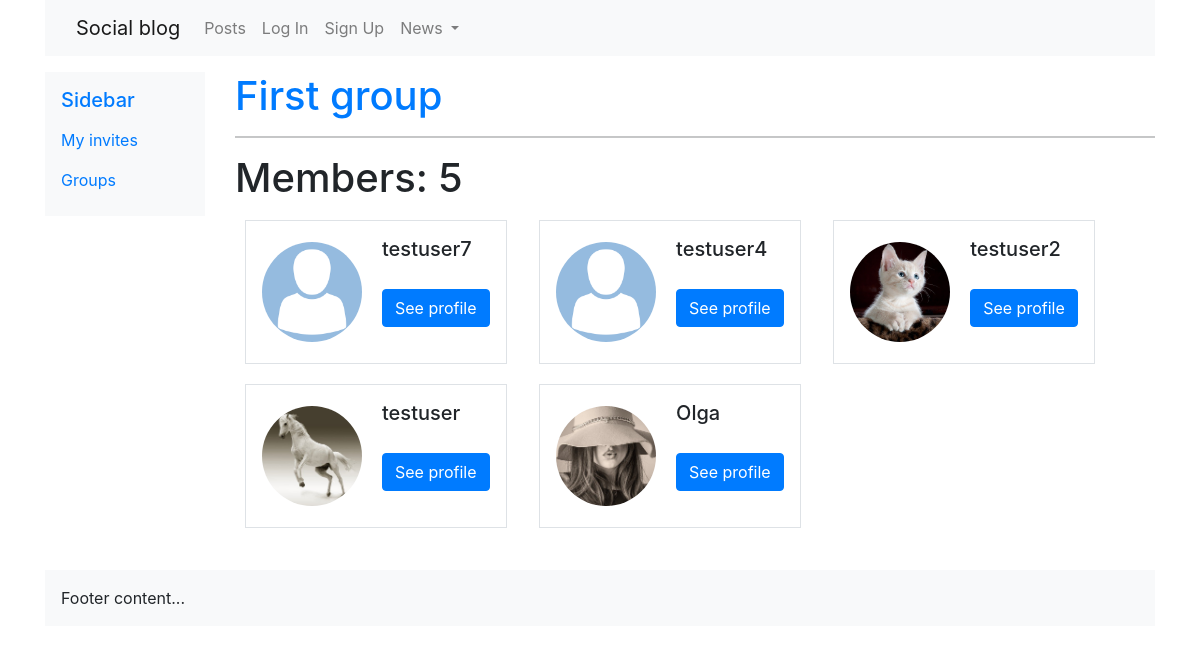
/groups/members/in/first-group/, run on an earlier commit of the app's database.
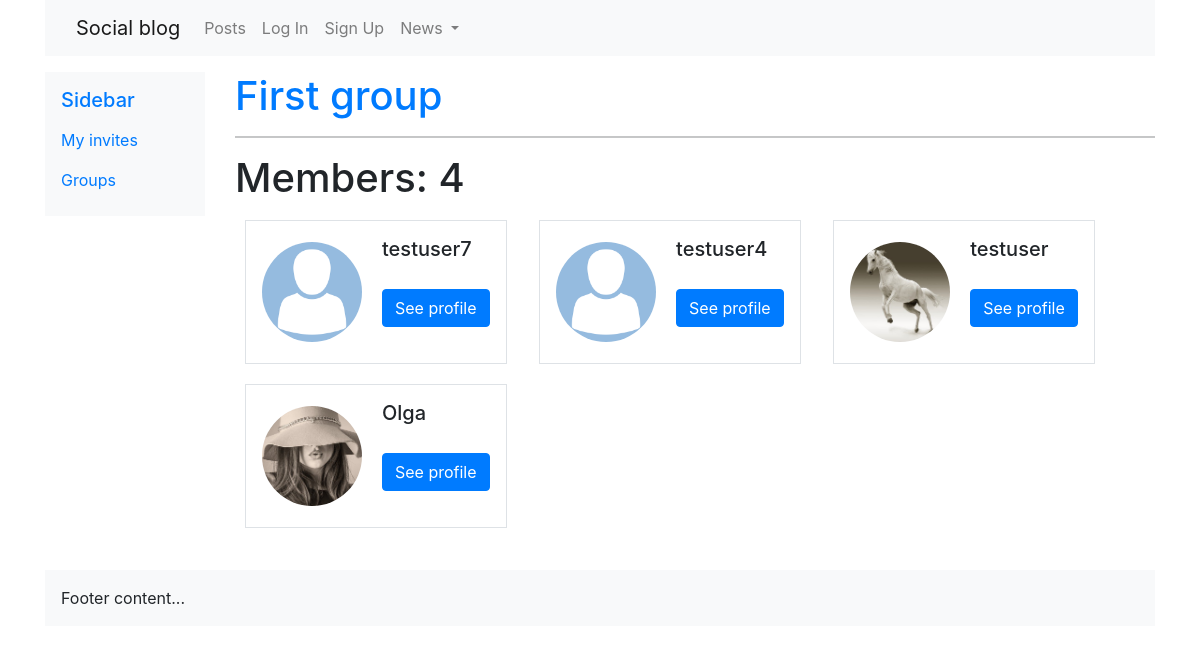
And on a later commit of the database.
### groups/models.py (models this page shows, shortened)
class Group(models.Model):
    name = models.CharField(max_length=250, unique=True)
    slug = models.SlugField(null=True, unique=True)
    description = models.TextField(blank=True, default='')
    description_html = models.TextField(editable=False, default='', blank=True)
    members = models.ManyToManyField('profiles.Profile', through='GroupMember')
    class Meta:
        ordering = ['name']

### profiles/models.py (models this page shows, shortened)
class Profile(models.Model):
    first_name = models.CharField(max_length=100, blank=True)
    last_name = models.CharField(max_length=100, blank=True)
    user = models.OneToOneField(User, on_delete=models.CASCADE)
    bio = models.TextField(default='No bio...')
    friends = models.ManyToManyField(User, related_name='friends', blank=True)
    email = models.EmailField(max_length=200, blank=True)
    country = models.CharField(max_length=200,blank=True)
    avatar = models.ImageField(default='avatar.png', upload_to='avatars/')
    slug = models.SlugField(unique=True, blank=True)
    updated = models.DateTimeField(auto_now=True)
    created = models.DateTimeField(auto_now_add=True)
    objects = ProfileManager()
    def __str__(self):
        return f'{self.user.username}'   #-{self.created.strftime("%d-%m-%Y")}
    __initial_first_name = None
    __initial_last_name = None
    def __init__(self, *args, **kwargs):
        super().__init__(*args, **kwargs)
        self.__initial_first_name = self.first_name
        self.__initial_last_name = self.last_name
    class Meta:
        ordering = ['-created',]

### groups/views.py (the view)
# urls.py: path('members/in/<slug:slug>/',views.ListMembersGroup.as_view(), name='members_in_group')
class ListMembersGroup(generic.DetailView):
    model = Group
    template_name = 'groups/group_member_list.html'

### profiles/context_processors.py (called while the page is built)
def profile_pic(request):
    if request.user.is_authenticated:
        profile_obj = Profile.objects.get(user=request.user)
        pic = profile_obj.avatar
        return {'picture': pic}
    return {}

def invitations_no_rec(request):
    if request.user.is_authenticated:
        profile_obj = Profile.objects.get(user=request.user)
        qs_count = Relationship.objects.invitations_received(profile_obj).count()
        return {'invitations_no': qs_count}
    return {}

### groups/templates/groups/group_member_list.html
<!DOCTYPE html>
{% extends 'base.html'%}
{% block content %}
    <h1><a href="{% url 'groups:single' slug=group.slug %}">{{group.name}}</a></h1><hr>
    <h1>Members: {{group.members.count}}</h1>
    <ul class="list-inline">
        {% for name in group.members.all %}
            <li class="list-inline-item">
                <div class="media border p-3" style="margin:10px;">
                    <img class="align-self-center avatar" style="margin-right: 20px;"src="{{name.avatar.url}}">
                    <div class="media-body">
                        <h5>{{name}}</h5>
                        <a href="{% url 'profiles:profile_detail_view' slug=name.slug %}">
                        <button class="btn btn-primary">See profile</button></a>
                    </div>
                </div>
            </li>
        {% endfor %}
    </ul>
{% endblock %}

### templates/base.html (shortened to what this page needs)
<!DOCTYPE html>
{% load static %}
<html lang="en">
<head>
    <link href="https://cdn.jsdelivr.net/npm/bootstrap@5.0.0-beta1/dist/css/bootstrap.min.css" rel="stylesheet">
    <link rel="stylesheet" href="https://maxcdn.bootstrapcdn.com/bootstrap/4.5.2/css/bootstrap.min.css">
    <link rel="stylesheet" href="{% static 'social_blog/css/master.css'%}">
    <link rel="stylesheet" href="//cdn.jsdelivr.net/npm/medium-editor@latest/dist/css/medium-editor.min.css" type="text/css" media="screen" charset="utf-8">
</head>
<body>
    <div class="container">
        <nav class="navbar navbar-expand-lg navbar-light bg-light">
            <div class="container-fluid">
              <a class="navbar-brand" href="#">Social blog</a>
              <div class="collapse navbar-collapse" id="navbarSupportedContent">
                <ul class="navbar-nav me-auto mb-2 mb-lg-0">
                  <li class="nav-item">
                    <a class="nav-link" aria-current="page" href="{% url 'posts:all_posts' %}">Posts</a>
                  </li>
                  {% if user.is_authenticated %}
                        <li class="nav-item d-flex align-items-center ml-lg-3">
                          <a href="{% url 'profiles:my_profile_view'%}" class="nav-link">
                            <img alt="Image" src={{picture.url}} class="avatar avatar-sm" style="width: 30px; height: 30px;">My profile
                          </a>
                        </li>
                        <li class="nav-item"><a href="{% url 'accounts:logout'%}" class="nav-link">Log Out</a></li>
                        <li><a href="" class="nav-link pl-0">Home</a></li>
                        <li><a href="{% url 'posts:friends_posts'%}" class="nav-link pl-0">News</a></li>
                        <li><a href="{% url 'groups:all'%}" class="nav-link pl-0">Groups</a></li>
                    {% else %}
                        <li class="nav-item"><a href="{% url 'accounts:login'%}" class="nav-link">Log In</a></li>
                        <li class="nav-item"><a href="{% url 'accounts:signup' %}" class="nav-link">Sign Up</a></li>
                    {% endif %}
                  <li class="nav-item dropdown">
                    <a class="nav-link dropdown-toggle" href="#" id="navbarDropdown" role="button" data-bs-toggle="dropdown" aria-expanded="false">
                      News
                    </a>
                  </li>
                </ul>
              </div>
            </div>
        </nav>
          <div class="row py-3">
            <div class="col-sm-2" >
                <div class="menu sticky-top p-3 bg-light" id="demo">
                    <h5 class="text-primary">Sidebar</h5>
                    <div class="nav flex-column">
                        {% if user.is_authenticated %}
                            <a href="" class="nav-link pl-0">Home</a>
                            <a href="{% url 'posts:friends_posts'%}" class="nav-link pl-0">News</a>
                            <a href="{% url 'groups:all'%}" class="nav-link pl-0">Groups</a>
                            <a href="{% url 'profiles:all_profiles_list'%}" class="nav-link pl-0">Profiles</a>
                        {% else %}
                            <a href="#" class="nav-link pl-0">My invites</a>
                            <a href="{% url 'groups:all'%}" class="nav-link pl-0">Groups</a>
                        {% endif %}
                    </div>
                </div>
            </div>
            <div class="col-sm-10 content">
                {% block content%}
                {% endblock%}
            </div>
        </div>
      <div class="footer">
          <div class="row">
              <div class="col-sm-12">
                  <div class="bg-light p-3">Footer content...</div>
              </div>
          </div>
      </div>
    </div>

### static/social_blog/css/master.css (style rules this page uses)
.avatar { width: 100px; height: 100px; object-fit:cover; border-radius: 50%; }
.btn, .card { margin-top: 20px; margin-bottom: 20px; }

What changed in the data, as far as the page shows it:
no longer on this page (row edited): Profile: avatar (picture), user.username "testuser2"
computed for Group "First group": members.count "5" → "4"
